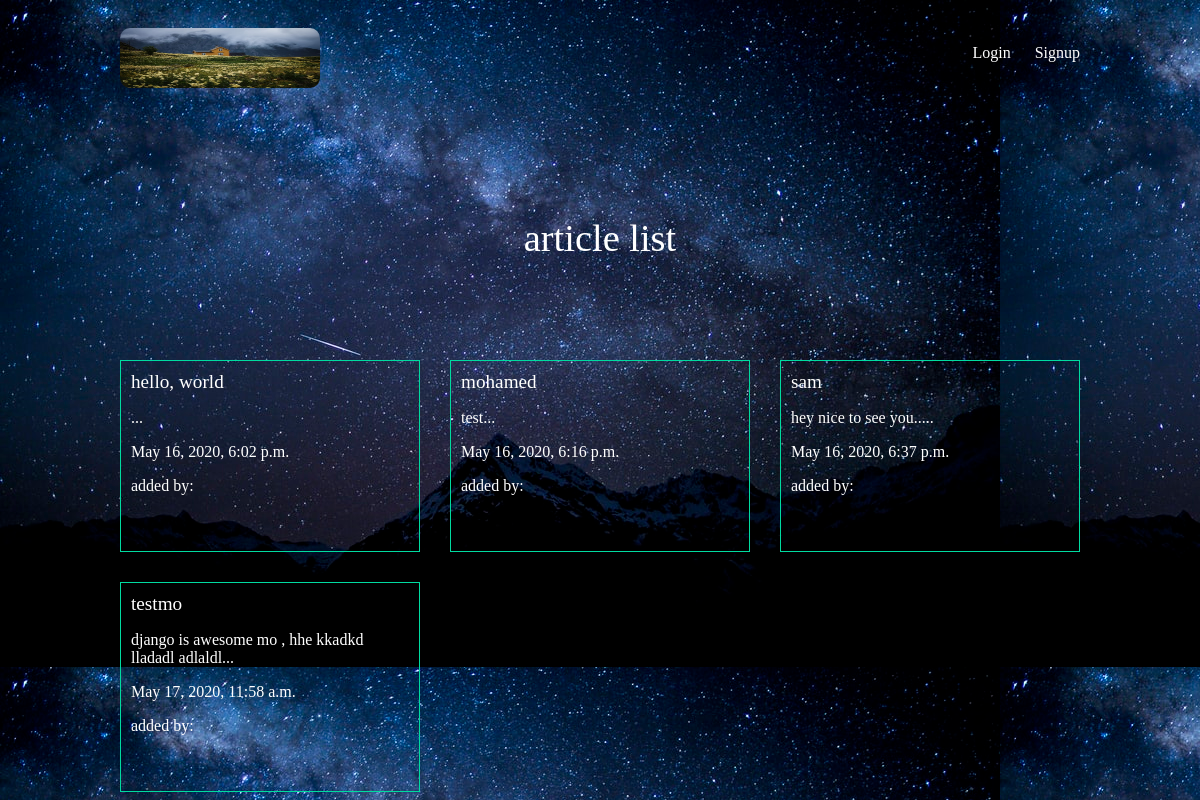
The app's page /articles/, older data.
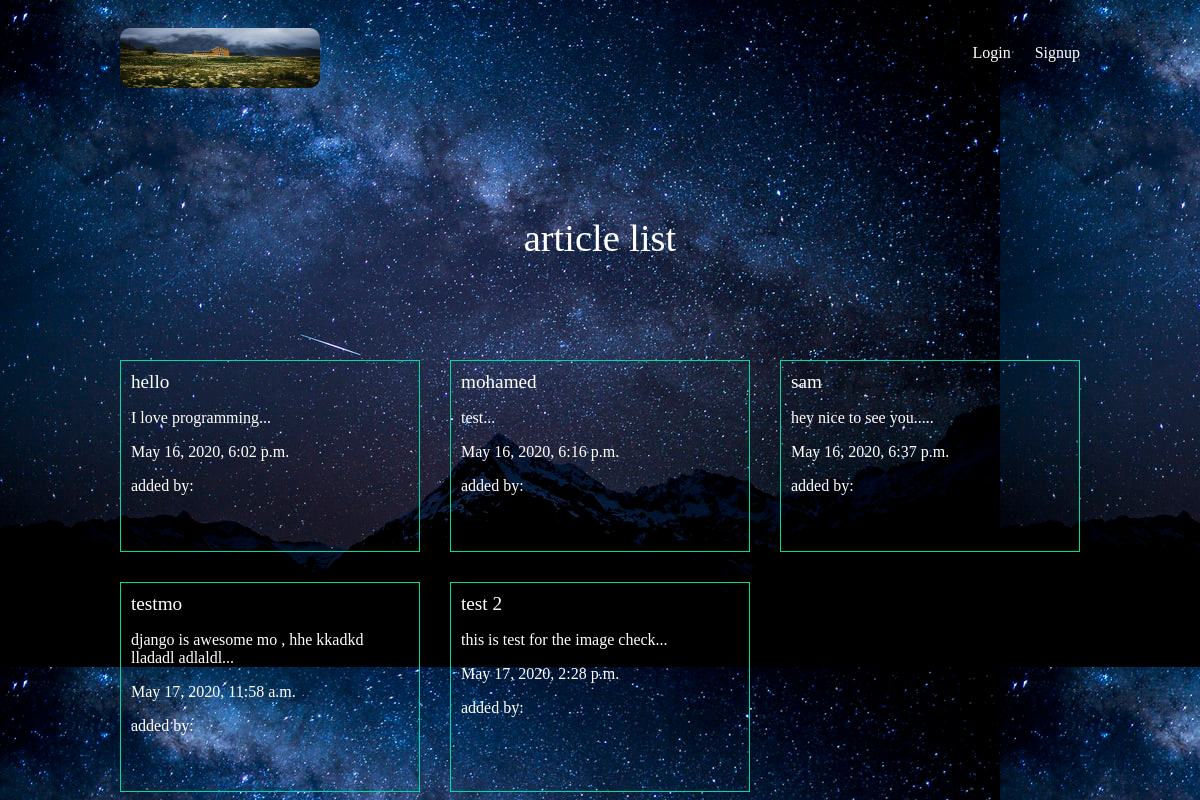
The same page, newer data.
### articles/models.py (models this page shows, shortened)
class Article(models.Model):
    title = models.CharField(max_length=100)
    slug = models.SlugField()
    body = models.TextField()
    date = models.DateTimeField(auto_now_add=True)
    thumb = models.ImageField(default='default.jpeg', blank=True)
    author = models.ForeignKey(User, default=None, on_delete=models.CASCADE,)
    def snippet(self):
        return self.body[:50] + '...'

### articles/views.py (the view)
def article_list(request):
    articles = Article.objects.all().order_by("date")
    return render(request, 'articles/article_list.html', {'articles': articles})

### articles/templates/articles/article_list.html
{% extends 'base_layout.html' %} {% block content%}
<h1>article list</h1>
<div class="articles">
  {% for article in articles %}
  <div class="article">
    <h2>
      <a href="{% url 'articles:details' slug=article.slug %}"
        >{{article.title}}</a
      >
    </h2>
    <p>{{article.snippet}}</p>
    <p>{{article.date}}</p>
    <p class="='author'">added by: {{article.author.username}}</p>
  </div>
  {%endfor%}
</div>
{% endblock %}

### templates/base_layout.html (shortened to what this page needs)
{% load static %}
<!DOCTYPE html>
<html>
  <head>
    <link rel="stylesheet" href="{% static 'styles.css' %}" />
  </head>
  <body>
    <header class="wrapper">
      <h1>
        <a href="{% url 'home' %}"
          ><img
            class="logo-image"
            src="{% static 'logo.jpeg' %}"
            alt="Article Python App"
        /></a>
      </h1>
      <nav>
        <ul>
          {% if user.is_authenticated %}
          <li>
            <form
              class="logout-link"
              action="{% url 'accounts:logout' %}"
              method="post"
            >
              {% csrf_token %}
              <button type="submit">Logout</button>
            </form>
          </li>
          <li>
            <a href="{% url 'articles:create' %}" class="highlight"
              >New Article</a
            >
          </li>
          {% else %}
          <li><a href="{% url 'accounts:login' %}">Login</a></li>
          <li><a href="{% url 'accounts:signup' %}">Signup</a></li>
          {% endif %}
        </ul>
      </nav>
    </header>
    <div class="wrapper">
      {% block content %} {% endblock %}
    </div>
  </body>
</html>

### assets/styles.css (style rules this page uses)
body { background-color: #0f121f; background-image: url(background.jpeg); background-repeat-y: no-repeat; color: #fff; }
.logo-image { width: 200px; height: 60px; border-radius: 10px; }
body * { font-family: Ubuntu; }
h1, h2, h3, h4, h5 { font-weight: normal; margin: 0; }
a, a:hover, a:visited { color: #fff; text-decoration: none; }
.wrapper { max-width: 960px; margin: 0 auto; }
div.wrapper > h1 { text-align: center; margin: 100px auto; font-size: 2.4em; }
header { display: grid; grid-template-columns: 1fr 1fr; padding: 20px 0; }
nav { justify-self: end; }
nav li { display: inline-block; list-style-type: none; margin-left: 20px; }
.articles { display: grid; grid-template-columns: 1fr 1fr 1fr; grid-gap: 30px; }
.article { padding: 10px; border: 1px solid #00dba0; position: relative; padding-bottom: 40px; }
.article h2 { font-size: 1.2em; }

Row changes from the older to the newer data that the page shows:
changed Article: title "hello, world" → "hello"; snippet "..." → "I love programming..."
added Article: title "test 2", snippet "this is test for the image check...", date "May 17, 2020, 2:28 p.m."
